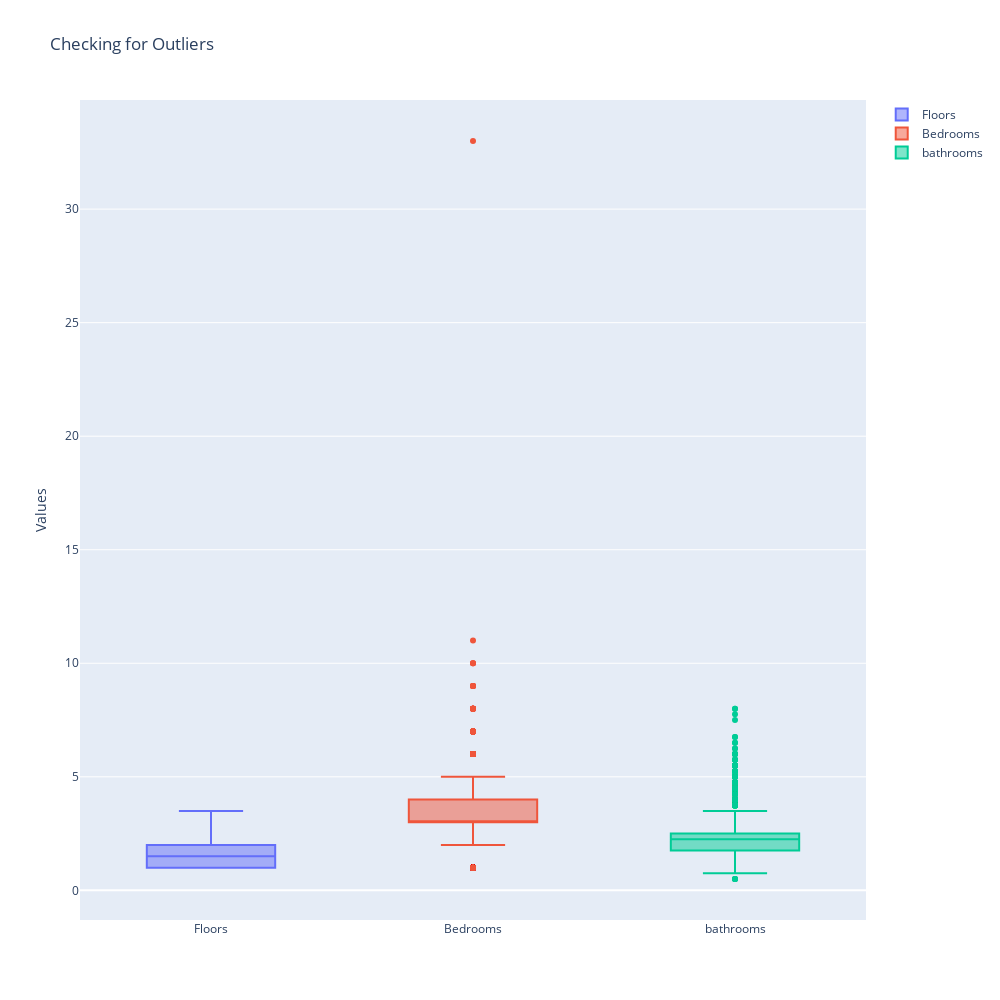

Notebook code cell kept with this figure:
### Markdown cell above
Observation: Lot Area does not seem to have a linear relationship with price

### Code cell
# checking for outliers in Floors, Bedrooms and Bathrooms Variables

fig = go.Figure()

fig.add_trace(
    go.Box(y= data['floors'], name="Floors"),
)
fig.add_trace(
    go.Box(y= data['bedrooms'], name="Bedrooms"),
)

fig.add_trace(
    go.Box(y= data['bathrooms'], name="bathrooms"),
)
fig.update_layout(
    title_text="Checking for Outliers",
    yaxis_title_text="Values",
    height=1000,
    width=1000
)
fig.show()

### Figure 1 — Plotly figure (JSON) as saved in the notebook; plotly's stock layout.template omitted (floating-point values rounded to 4 significant figures; data arrays with more than 128 entries replaced by an {"elided": "..."} marker saying what was removed)
{"data": [{"name": "Floors", "type": "box", "y": {"elided": "21597 float values"}}, {"name": "Bedrooms", "type": "box", "y": {"elided": "21597 int values"}}, {"name": "bathrooms", "type": "box", "y": {"elided": "21597 float values"}}], "layout": {"height": 1000, "title": {"text": "Checking for Outliers"}, "width": 1000, "yaxis": {"title": {"text": "Values"}}}}
